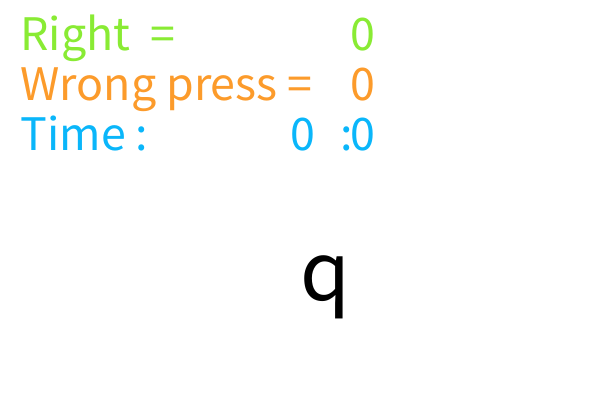
Frame 1 (no input)
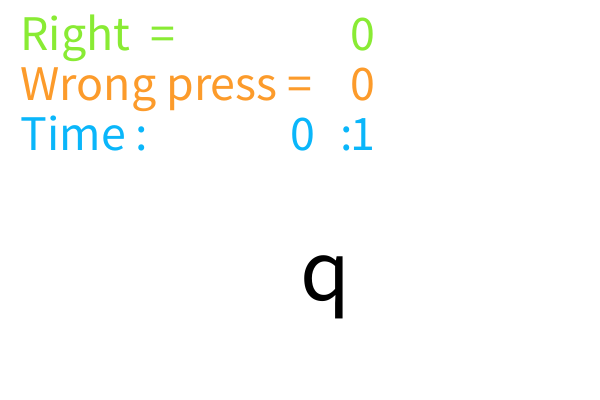
Frame 60 (the mouse pressed at the canvas centre just before this capture)
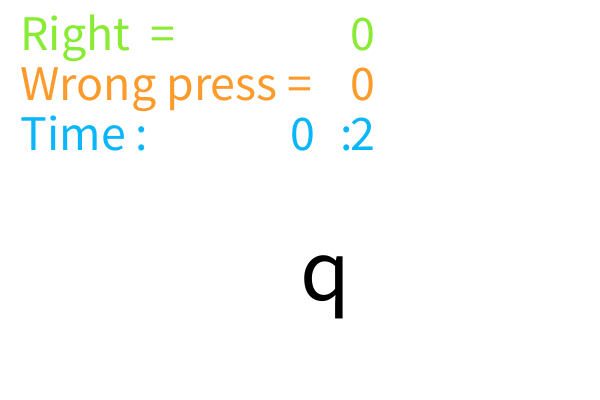
Frame 120 (the mouse held since frame 60 and released just before this capture)

The Processing sketch that drew these frames (run headless with seeded random() and noise(); from frame 60 on, the mouse is pressed at the canvas centre):

// Processing sketch: Basic_typing_game
// ── Basic_typing_game.pde
void setup()
{
  size(600, 400); 
}

char c = char(round(random(97, 122))); 
String tst = "test"; 

int wrong = 0; 
int lastPress = millis(); 
int wrongPress = 0; 
int rightPress = 0; 
int minute = 0; 
int second = 0; 

color letterColor = color(0, 0, 0); 
color wrongLetter = color(242, 19, 79); 
color letterFill = letterColor; 

void draw() {
   background(255); 
   second = round(millis()/1000)%60; 
   minute = round(millis()/60000); 
 
  textSize(90); 
  fill(letterFill); 
  text(c , 300, 300); 
  
  
if(millis() - lastPress > 150 && keyPressed)
{
 if(key==c)
 {
  c = char(round(random(97, 122))); 
  rightPress++; 
  letterFill = letterColor; 
 }
 else
 {
   wrongPress++; 
   letterFill = wrongLetter; 
 }
 
  lastPress = millis(); 
}

    textSize(50); 
    fill(137, 235, 52); 
   text("Right  = ", 20, 50); 
   text(rightPress, 350, 50); 
   
    fill(252, 155, 43); 
   text("Wrong press = ", 20, 100); 
   text(wrongPress, 350, 100); 
   
    fill(10, 182, 250); 
   text("Time : ", 20, 150); 
   text(second, 350, 150); 
   text(':',340, 150); 
   text(minute, 290, 150); 

}
